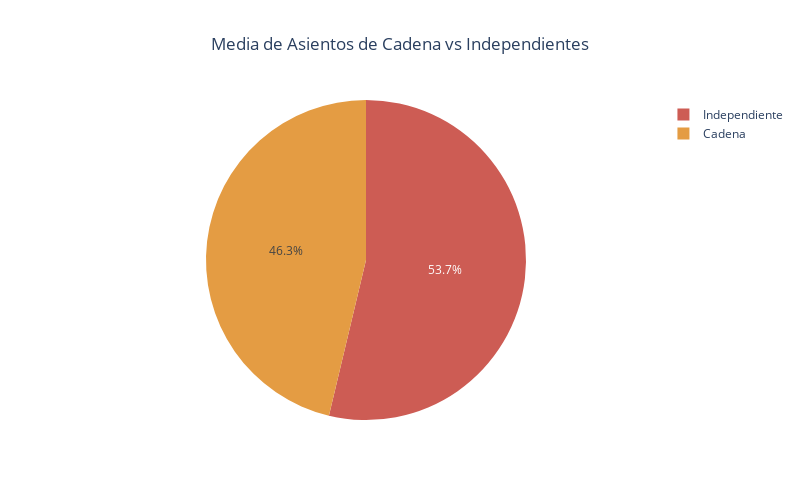

Notebook code for this chart:
### Code cell
# Media de asientos entre establecimientos de cadena e independientes
fig = px.pie(values=[chain_rest['seats'].mean(), not_chain_rest['seats'].mean()],
             names=['Cadena', 'Independiente'],
             title='Media de Asientos de Cadena vs Independientes',
             labels={'index': 'Cadena de establecimientos', 'values': 'Número de asientos'},
             width=800,
             height=500,
             color_discrete_sequence=['#CD5C54', '#E49C43']
)
fig.update_layout(title_x=0.5)
fig.show()

### Figure 1 — Plotly figure (JSON) as saved in the notebook; plotly's stock layout.template omitted (floating-point values rounded to 4 significant figures)
{"data": [{"domain": {"x": [0, 1], "y": [0, 1]}, "hovertemplate": "label=%{label}<br>Número de asientos=%{value}<extra></extra>", "labels": ["Cadena", "Independiente"], "legendgroup": "", "name": "", "showlegend": true, "type": "pie", "values": [39.74, 46.14]}], "layout": {"height": 500, "legend": {"tracegroupgap": 0}, "piecolorway": ["#CD5C54", "#E49C43"], "title": {"text": "Media de Asientos de Cadena vs Independientes", "x": 0.5}, "width": 800}}
